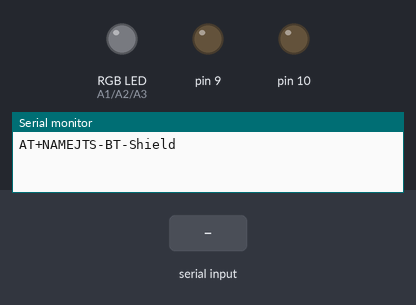
This sketch was run on a simulated Arduino Uno, built with avr-gcc and run on an emulated ATmega328P. Shown: an RGB LED mixed from three pins (HIGH = lit), output pins drawn as LEDs (lit = HIGH), the last lines printed to the serial monitor. The test bench sets the inputs (shaded band). Dim RGB values are drawn brighter than linear.

Above: at 0.1 s.
4.3 s: "R90\n" received over Serial
At 5.1 s:
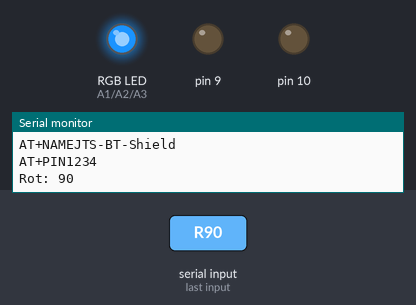
5.8 s: "G90\n" received over Serial
At 7.0 s:
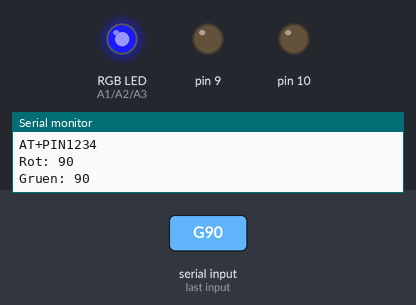
7.3 s: "B90\n" received over Serial
At 8.5 s:
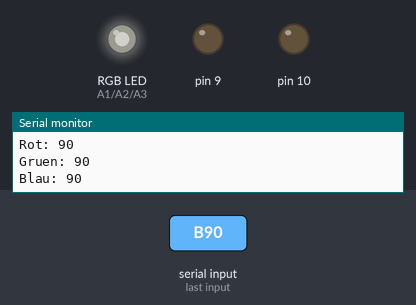
8.8 s: "A90\n" received over Serial
At 9.07 s:
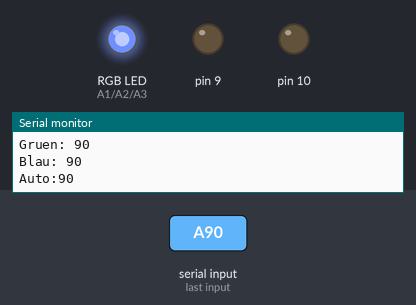
11.8 s: "G,45\n" received over Serial
At 12.7 s:
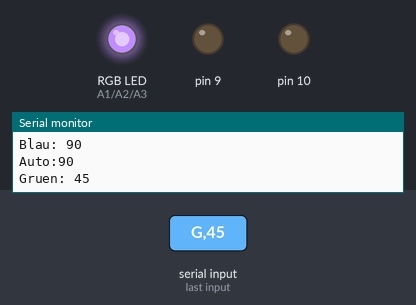
13.3 s: "R,45\n" received over Serial
At 14.3 s:
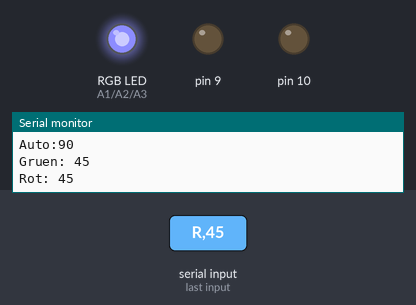
Timing chart, 0 to 15.8 s (numbered marks = the images above; inputs shaded):
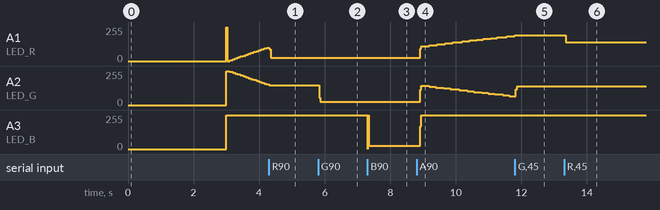

The sketch:

JTS-BT-Shield-2016-Anode.ino
```cpp
/*
 * Software für das JTS-Bluetooth-Shield Version 2016
 *
 * Die RGB-Led wird über ein per Bluetooth angekoppeltes Smartphone
 * gesteuert. Dazu überträgt das Smartphone Befehle der Art
 * R0 oder G15, jeweils mit CR (Zeilenende) oder LF (Zeilenvorschub) beendet
 * R, G oder B stehen für die einzustellende Farbe
 * 0..15 ist der Helligkeitswert (0 = aus, 15 = maximal)
 *
 * Weiterer Befehl Ax startet den Automatik-Modus, x ist die Wartezeit
 * je Farbänderung in Millisekunden
 */

#include <TimerOne.h>

// Setzen von Bluetooth Parametern
#define BTSET   // wenn definiert, werden die Parameter an das Modul gesendet
                // funktioniert aber nur, wenn das Modul noch nicht gekoppelt ist.
#define BTNAME "JTS-BT-Shield"
#define BTPIN  "1234"

// Festlegen der Ausgangsleitungen, an denen die 3 LEDs angeschlossen sind
#define  LED_R  A1
#define  LED_G  A2
#define  LED_B  A3

// Die Helligkeitswerte der LEDs werden in einem Feld gespeichert
// diese Konstanten legen fest, welcher Feldeintrag (0..2) zu welcher Farbe gehört
#define  IDX_R  0
#define  IDX_G  1
#define  IDX_B  2

// Namen der Farben, um sie bei Debug-Ausgaben im Klartext anzeigen zu können
char name[][6] = { "Rot", "Gruen", "Blau" };

// Werte für die Helligkeit der drei LEDs 0=aus bis 15=max
uint8_t pwm[3];

#define PWM 100

uint8_t autoon;       // wenn 1, wird die Farbe automatisch geändert
uint16_t autodelay;   // Verzoergung der Farbänderung

// Die Auswertung der Steuerbefehle, die per Bluetooth eintreffen, erfolgt
// durch eine einfache Statemachine
#define S_START  1
#define S_VALUE  2

/*
 * Die Funktion setup wird nach dem Einschalten des Arduinos einmal ausgeführt,
 * in ihr werden grundlegende Einstellung vorgenommen, die den späteren Betrieb
 * vorbereiten
 * - Einstellen und Starten der seriellen Schnittstelle für Bluetooth
 * - Setzen der Ausgänge für die LEDs
 * - Setzen der Start-Helligkeiten der LEDs
 * - Konfigurieren des Bluetooth-Moduls (wenn BTSET definiert ist)
 * - Starten des Taktgebers
 */
void setup()
{
  Serial.begin(9600);               // das Bluetooth-Modul ist an der seriellen Schnittstelle angeschlossen

  digitalWrite(LED_R,LOW);          // Ausgang für die rote LED auf aus
  pinMode(LED_R, OUTPUT);           // Leitung für die rote LED als Ausgang schalten
  digitalWrite(LED_G,LOW);
  pinMode(LED_G, OUTPUT);
  digitalWrite(LED_B,LOW);
  pinMode(LED_B, OUTPUT);

  pwm[IDX_R] = 0;                   // nach dem Einschalten sind alle LEDs aus
  pwm[IDX_G] = 0;
  pwm[IDX_B] = 0;

  autoon = 1;
  autodelay = 300;

#ifdef BTSET
  Serial.println();
// Setzen des Names des Bluetooth-Moduls
  Serial.print ( "AT+NAME" );
  Serial.print ( BTNAME );
  delay ( 1000 );
  Serial.println();
  while ( Serial.available() )
    Serial.print ( (char)Serial.read() );
  Serial.println();
  delay ( 1000 );

// Setzen des Pins des Bluetooth-Moduls
  Serial.print ( "AT+PIN" );
  Serial.print ( BTPIN );
  delay ( 1000 );
  Serial.println();
  while ( Serial.available() )
    Serial.print ( (char)Serial.read() );
  Serial.println();
#endif

// Starten des Timers 1, konfigurieren als 100µs Taktgeber
  Timer1.initialize(100);           // Setze den Timer so, dass er alle 100µs auslöst
  Timer1.disablePwm(9);             // Ausgang 9 wird nicht direkt vom Timer gesteuert
  Timer1.disablePwm(10);            // Ausgang 10 wird nicht direkt vom Timer gesteuert
  Timer1.attachInterrupt ( tick );  // Rufe die Funktion tick auf, wenn der Timer auslöst
}

void tick ( void )
{
  if ( autoon )  // Funktion nur ausführen, wenn Automode aktiv ist
    automode();
  pwmcount();
}

/*
 * Die Funktion automode berechnet die neuen Helligkeitswerte, wenn die
 * Auto-Betriebsart aktiv ist ( Variable autoon ist 1 )
 */
void automode ( void )
{
  static uint16_t autotimer = 0;
  static uint16_t autovalue = 0;

  if ( ++autotimer > autodelay ) {      // Zeit für nächste Veränderung der Werte erreicht?
    autotimer = 0;
    if ( ++autovalue > (3*PWM) ) autovalue = 0;    // autovalue ist die Berechnungsbasis
    if ( autovalue <= PWM ) {
      pwm[IDX_R] = PWM - autovalue;
      pwm[IDX_G] = autovalue;
    } else if ( autovalue <= (2*PWM) ) {
      pwm[IDX_R] = 0;
      pwm[IDX_G] = (2*PWM) - autovalue;
    } else {
      pwm[IDX_R] = autovalue - (2*PWM);
      pwm[IDX_G] = 0;
    }
    pwm[IDX_B] = PWM - pwm[IDX_R] - pwm[IDX_G];
  }
}

/*
 * Die Funktion pwmcount wird durch den Timer 10.000 Mal pro Sekunde aufgerufen
 * Sie schaltet die Ausgänge, an denen die LEDs angeschlossen sind, aus oder ein
 * Sie zählt einen Zähler pwm_count von 1 bis PWM hoch, setzt ihn dann wieder auf 1
 * Durch einen Vergleich mit dem Helligkeitswert jeder Farbe wird der zugegehörige Ausgang aus-
 * oder eingeschaltet. Je länger der Ausgang eingeschaltet ist, umso heller leuchtet die LED
 */
void pwmcount ( void )
{
  static uint8_t pwm_count = 1;

  if (++pwm_count > PWM) pwm_count = 1;
  if ( pwm[IDX_R] >= pwm_count ) digitalWrite ( LED_R, LOW ); else digitalWrite ( LED_R, HIGH );
  if ( pwm[IDX_G] >= pwm_count ) digitalWrite ( LED_G, LOW ); else digitalWrite ( LED_G, HIGH );
  if ( pwm[IDX_B] >= pwm_count ) digitalWrite ( LED_B, LOW ); else digitalWrite ( LED_B, HIGH );
}

/*
 * Die Funktion loop wird nach der Initialisierung setup() immer wieder aufgerufen
 *
 * Sie wertet die Befehle, die per Bluetooth kommen, aus und setzt die Farbwerte der drei LEDs
 */
void loop ()
{
  static uint16_t val = 0;
  static uint8_t state = S_START;
  static uint8_t channel;

  if ( Serial.available() ) {   // wenn ein Zeichen vom Bluetooth empfangen wurde
    char c = Serial.read();     // lies es aus und speichere es in c
    switch ( state ) {          // arbeite weiter in Abhängigkeit vom Empfangszustand:
      case S_START:   // Warten auf den Buchstaben, der die einzustellende Farbe enthält
        if ( c == 'R' || c == 'G' || c == 'B' ) { // wurde ein Farb-Buchstabe empfangen?
          val = 0;        // der einzustellende Wert wird auf 0 gesetzt
          autoon = 0;     // Automatikbetrieb wird deaktiviert
          switch ( c ) {  // je nach Buchstabe=Farbe wird der Feldindex gesetzt
            case 'R': channel = IDX_R; break;
            case 'G': channel = IDX_G; break;
            case 'B': channel = IDX_B; break;
          }
          state = S_VALUE; // neuer Empfangszustand: die nächsten Zeichen werden als Wert ausgewertet
        } else if ( c == 'A' ) { // Automatik-Modus
          val = 0;
          autoon = 1;
          state = S_VALUE; // neuer Empfangszustand: die nächsten Zeichen werden als Wert ausgewertet
        }
        break;

      case S_VALUE: // Lesen des Zahlenwertes
        if ( c == 0x0d || c == 0x0a || c == '#' ) { // Befehlsende erkannt?
          if ( autoon ) {
            autodelay = val * 10;
            Serial.print ( "Auto:" );   // Debug-Ausgabe
            Serial.println ( val );
          } else {
            pwm[channel] = val;         // Übertrage den Helligkeitswert für die Farbe
            Serial.print ( name[channel] );   // Debug-Ausgabe
            Serial.print ( ": " );
            Serial.println ( val );
          }
          state = S_START;            // neuer Empfangszustand: Beginne die Auswertung des nächsten Befehls
        } else {  // noch kein Befehlsende, also noch Zahl
          if ( isdigit(c) )           // wenn das Zeichen eine Ziffer ist
            val = val * 10 + (c-'0'); // erweitere die Zahl um die neue Stelle
        }
        break;

      default:      // Der Empfangsstatus war nicht definiert
        state = S_START;      // dann beginne mit einem neuen Befehl
    } // switch (state)
  } // Serial.available

}
```

Measured:
- after the input at 4.3 s, A2 (LED_G): goes on until 4.3 s, then stays 147/255
- after the input at 5.8 s, A2 (LED_G): 147/255 → 26/255 at once
- after the input at 7.3 s, A3 (LED_B): 255/255 → 24/255 at once
- after the input at 8.8 s, A1 (LED_R): moves from 26/255 to 193/255 over 2.9 s, starting after 0.11 s; A2 (LED_G): rises from 26/255 to 143/255 in 0.04 s, then falls to 66/255 in 2.7 s; A3 (LED_B): 24/255 → 255/255 after 0.11 s
- after the input at 11.8 s, A1 (LED_R): stays 193/255 (without the input it goes to 199/255 after 0.19 s)
- after the input at 13.3 s, A1 (LED_R): 193/255 → 140/255 after 0.05 s
